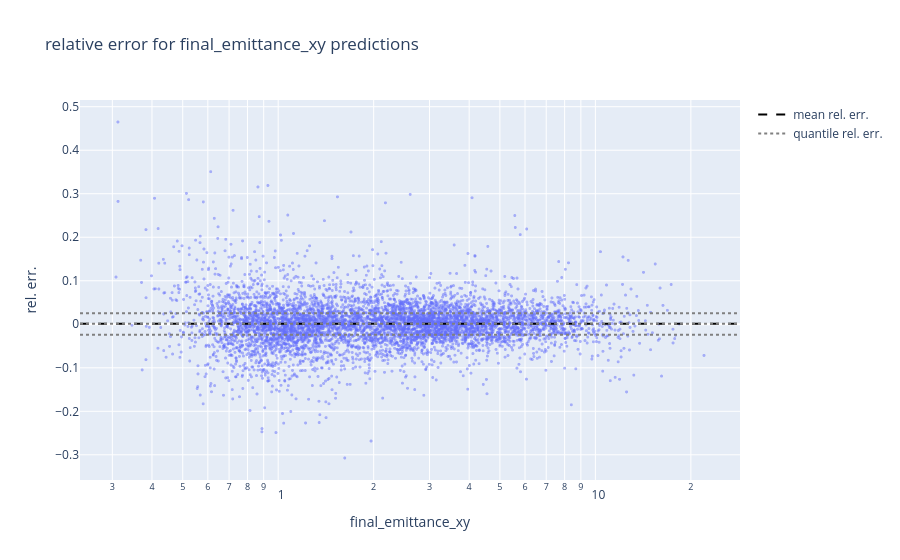
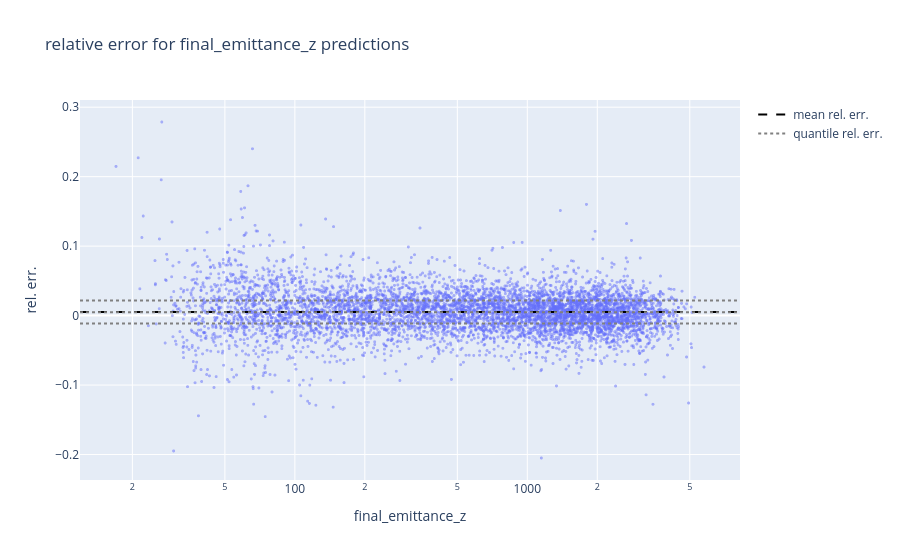
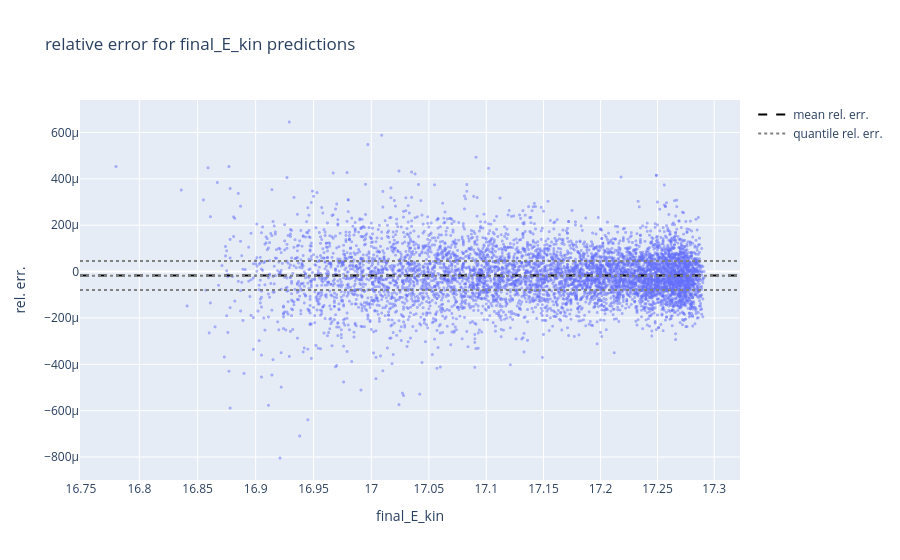
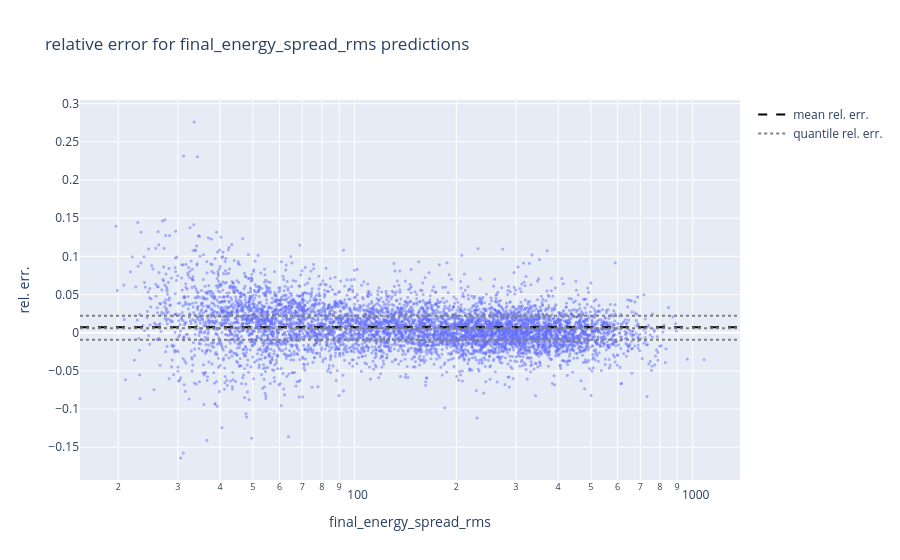

Notebook code cell kept with these figures, in order:
### Code cell
for y in y_params:
    y_rel_err = f"{y} rel. error"
    fig = px.scatter(
        results,
        x=y,
        y=y_rel_err,
        log_x=True,
        # log_y=True,
        title=f"relative error for {y} predictions",
        labels={y: y, y_rel_err: "rel. err."},
    )
    fig.add_hline(
        y=results[y_rel_err].mean(),
        line_dash="dash",
        line_color="black",
        name="mean rel. err.",
    )
    # fake legend entry for mean line
    fig.add_trace(
        go.Scatter(
            x=[results[y].min(), results[y].min()],
            y=[results[y_rel_err].mean(), results[y_rel_err].mean()],
            mode="lines",
            line=dict(dash="dash", color="black"),
            name="mean rel. err.",
        )
    )
    for q in [0.25, 0.5, 0.75]:
        fig.add_hline(
            y=results[y_rel_err].quantile(q),
            line_dash="dot",
            line_color="gray",
            name=f"{q*100}% quantile",
        )
    # fake legend entry for quantile lines
    fig.add_trace(
        go.Scatter(
            x=[results[y].min(), results[y].min()],
            y=[
                results[y_rel_err].quantile(0.5),
                results[y_rel_err].quantile(0.5),
            ],
            mode="lines",
            line=dict(dash="dot", color="gray"),
            name=f"quantile rel. err.",
        )
    )
    fig.update_traces(marker=dict(size=3, opacity=0.5))
    fig.show()

    fig.write_image(f"{selected_version_path}/eval/rel_err_{y}.pdf")

### Figure 1 — Plotly figure (JSON) as saved in the notebook; plotly's stock layout.template omitted (floating-point values rounded to 4 significant figures; data arrays with more than 128 entries replaced by an {"elided": "..."} marker saying what was removed)
{"data": [{"hovertemplate": "final_emittance_xy=%{x}<br>rel. err.=%{y}<extra></extra>", "legendgroup": "", "marker": {"color": "#636efa", "opacity": 0.5, "size": 3, "symbol": "circle"}, "mode": "markers", "name": "", "showlegend": false, "type": "scattergl", "x": {"elided": "6150 float values"}, "xaxis": "x", "y": {"elided": "6150 float values"}, "yaxis": "y"}, {"line": {"color": "black", "dash": "dash"}, "marker": {"opacity": 0.5, "size": 3}, "mode": "lines", "name": "mean rel. err.", "type": "scatter", "x": [0.308, 0.308], "y": [0.001365, 0.001365]}, {"line": {"color": "gray", "dash": "dot"}, "marker": {"opacity": 0.5, "size": 3}, "mode": "lines", "name": "quantile rel. err.", "type": "scatter", "x": [0.308, 0.308], "y": [0.001207, 0.001207]}], "layout": {"legend": {"tracegroupgap": 0}, "shapes": [{"line": {"color": "black", "dash": "dash"}, "name": "mean rel. err.", "type": "line", "x0": 0, "x1": 1, "xref": "x domain", "y0": 0.001365, "y1": 0.001365, "yref": "y"}, {"line": {"color": "gray", "dash": "dot"}, "name": "25.0% quantile", "type": "line", "x0": 0, "x1": 1, "xref": "x domain", "y0": -0.02424, "y1": -0.02424, "yref": "y"}, {"line": {"color": "gray", "dash": "dot"}, "name": "50.0% quantile", "type": "line", "x0": 0, "x1": 1, "xref": "x domain", "y0": 0.001207, "y1": 0.001207, "yref": "y"}, {"line": {"color": "gray", "dash": "dot"}, "name": "75.0% quantile", "type": "line", "x0": 0, "x1": 1, "xref": "x domain", "y0": 0.02535, "y1": 0.02535, "yref": "y"}], "title": {"text": "relative error for final_emittance_xy predictions"}, "xaxis": {"anchor": "y", "domain": [0, 1], "title": {"text": "final_emittance_xy"}, "type": "log"}, "yaxis": {"anchor": "x", "domain": [0, 1], "title": {"text": "rel. err."}}}}

### Figure 2 — Plotly figure (JSON) as saved in the notebook; plotly's stock layout.template omitted (floating-point values rounded to 4 significant figures; data arrays with more than 128 entries replaced by an {"elided": "..."} marker saying what was removed)
{"data": [{"hovertemplate": "final_emittance_z=%{x}<br>rel. err.=%{y}<extra></extra>", "legendgroup": "", "marker": {"color": "#636efa", "opacity": 0.5, "size": 3, "symbol": "circle"}, "mode": "markers", "name": "", "showlegend": false, "type": "scattergl", "x": {"elided": "6150 float values"}, "xaxis": "x", "y": {"elided": "6150 float values"}, "yaxis": "y"}, {"line": {"color": "black", "dash": "dash"}, "marker": {"opacity": 0.5, "size": 3}, "mode": "lines", "name": "mean rel. err.", "type": "scatter", "x": [17.0, 17.0], "y": [0.005224, 0.005224]}, {"line": {"color": "gray", "dash": "dot"}, "marker": {"opacity": 0.5, "size": 3}, "mode": "lines", "name": "quantile rel. err.", "type": "scatter", "x": [17.0, 17.0], "y": [0.004827, 0.004827]}], "layout": {"legend": {"tracegroupgap": 0}, "shapes": [{"line": {"color": "black", "dash": "dash"}, "name": "mean rel. err.", "type": "line", "x0": 0, "x1": 1, "xref": "x domain", "y0": 0.005224, "y1": 0.005224, "yref": "y"}, {"line": {"color": "gray", "dash": "dot"}, "name": "25.0% quantile", "type": "line", "x0": 0, "x1": 1, "xref": "x domain", "y0": -0.01131, "y1": -0.01131, "yref": "y"}, {"line": {"color": "gray", "dash": "dot"}, "name": "50.0% quantile", "type": "line", "x0": 0, "x1": 1, "xref": "x domain", "y0": 0.004827, "y1": 0.004827, "yref": "y"}, {"line": {"color": "gray", "dash": "dot"}, "name": "75.0% quantile", "type": "line", "x0": 0, "x1": 1, "xref": "x domain", "y0": 0.02163, "y1": 0.02163, "yref": "y"}], "title": {"text": "relative error for final_emittance_z predictions"}, "xaxis": {"anchor": "y", "domain": [0, 1], "title": {"text": "final_emittance_z"}, "type": "log"}, "yaxis": {"anchor": "x", "domain": [0, 1], "title": {"text": "rel. err."}}}}

### Figure 3 — Plotly figure (JSON) as saved in the notebook; plotly's stock layout.template omitted (floating-point values rounded to 4 significant figures; data arrays with more than 128 entries replaced by an {"elided": "..."} marker saying what was removed)
{"data": [{"hovertemplate": "final_E_kin=%{x}<br>rel. err.=%{y}<extra></extra>", "legendgroup": "", "marker": {"color": "#636efa", "opacity": 0.5, "size": 3, "symbol": "circle"}, "mode": "markers", "name": "", "showlegend": false, "type": "scattergl", "x": {"elided": "6150 float values"}, "xaxis": "x", "y": {"elided": "6150 float values"}, "yaxis": "y"}, {"line": {"color": "black", "dash": "dash"}, "marker": {"opacity": 0.5, "size": 3}, "mode": "lines", "name": "mean rel. err.", "type": "scatter", "x": [16.78, 16.78], "y": [-1.653e-05, -1.653e-05]}, {"line": {"color": "gray", "dash": "dot"}, "marker": {"opacity": 0.5, "size": 3}, "mode": "lines", "name": "quantile rel. err.", "type": "scatter", "x": [16.78, 16.78], "y": [-1.817e-05, -1.817e-05]}], "layout": {"legend": {"tracegroupgap": 0}, "shapes": [{"line": {"color": "black", "dash": "dash"}, "name": "mean rel. err.", "type": "line", "x0": 0, "x1": 1, "xref": "x domain", "y0": -1.653e-05, "y1": -1.653e-05, "yref": "y"}, {"line": {"color": "gray", "dash": "dot"}, "name": "25.0% quantile", "type": "line", "x0": 0, "x1": 1, "xref": "x domain", "y0": -8e-05, "y1": -8e-05, "yref": "y"}, {"line": {"color": "gray", "dash": "dot"}, "name": "50.0% quantile", "type": "line", "x0": 0, "x1": 1, "xref": "x domain", "y0": -1.817e-05, "y1": -1.817e-05, "yref": "y"}, {"line": {"color": "gray", "dash": "dot"}, "name": "75.0% quantile", "type": "line", "x0": 0, "x1": 1, "xref": "x domain", "y0": 4.582e-05, "y1": 4.582e-05, "yref": "y"}], "title": {"text": "relative error for final_E_kin predictions"}, "xaxis": {"anchor": "y", "domain": [0, 1], "title": {"text": "final_E_kin"}, "type": "log"}, "yaxis": {"anchor": "x", "domain": [0, 1], "title": {"text": "rel. err."}}}}

### Figure 4 — Plotly figure (JSON) as saved in the notebook; plotly's stock layout.template omitted (floating-point values rounded to 4 significant figures; data arrays with more than 128 entries replaced by an {"elided": "..."} marker saying what was removed)
{"data": [{"hovertemplate": "final_energy_spread_rms=%{x}<br>rel. err.=%{y}<extra></extra>", "legendgroup": "", "marker": {"color": "#636efa", "opacity": 0.5, "size": 3, "symbol": "circle"}, "mode": "markers", "name": "", "showlegend": false, "type": "scattergl", "x": {"elided": "6150 float values"}, "xaxis": "x", "y": {"elided": "6150 float values"}, "yaxis": "y"}, {"line": {"color": "black", "dash": "dash"}, "marker": {"opacity": 0.5, "size": 3}, "mode": "lines", "name": "mean rel. err.", "type": "scatter", "x": [19.69, 19.69], "y": [0.007267, 0.007267]}, {"line": {"color": "gray", "dash": "dot"}, "marker": {"opacity": 0.5, "size": 3}, "mode": "lines", "name": "quantile rel. err.", "type": "scatter", "x": [19.69, 19.69], "y": [0.005649, 0.005649]}], "layout": {"legend": {"tracegroupgap": 0}, "shapes": [{"line": {"color": "black", "dash": "dash"}, "name": "mean rel. err.", "type": "line", "x0": 0, "x1": 1, "xref": "x domain", "y0": 0.007267, "y1": 0.007267, "yref": "y"}, {"line": {"color": "gray", "dash": "dot"}, "name": "25.0% quantile", "type": "line", "x0": 0, "x1": 1, "xref": "x domain", "y0": -0.009383, "y1": -0.009383, "yref": "y"}, {"line": {"color": "gray", "dash": "dot"}, "name": "50.0% quantile", "type": "line", "x0": 0, "x1": 1, "xref": "x domain", "y0": 0.005649, "y1": 0.005649, "yref": "y"}, {"line": {"color": "gray", "dash": "dot"}, "name": "75.0% quantile", "type": "line", "x0": 0, "x1": 1, "xref": "x domain", "y0": 0.02214, "y1": 0.02214, "yref": "y"}], "title": {"text": "relative error for final_energy_spread_rms predictions"}, "xaxis": {"anchor": "y", "domain": [0, 1], "title": {"text": "final_energy_spread_rms"}, "type": "log"}, "yaxis": {"anchor": "x", "domain": [0, 1], "title": {"text": "rel. err."}}}}
